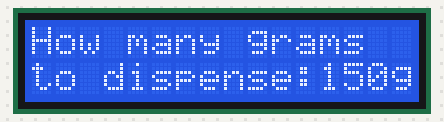
Bench run of a sketch on a simulated Arduino Uno, built with avr-gcc and run on an emulated ATmega328P. Parts: 16×2 character LCD.

Above: at 0.1 s.

The sketch:

Prompt2LCD.ino
```cpp
#include <Wire.h>
#include <LiquidCrystal_I2C.h>

LiquidCrystal_I2C lcd(0x27, 16, 2); // set the LCD address to 0x27 for a 16 chars and 2 line display
int val2 = 150;
void setup()
{
  lcd.init();         // initialize the lcd
  lcd.backlight();    // Turn on the LCD screen backlight
}

void loop()
{
  lcd.setCursor(0, 0);
  lcd.print("How many grams");
  lcd.setCursor(0, 1);
  lcd.print("to dispense:");
  lcd.print(val2);
  lcd.print("g");
  delay(3000);
  lcd.clear();
}
```
